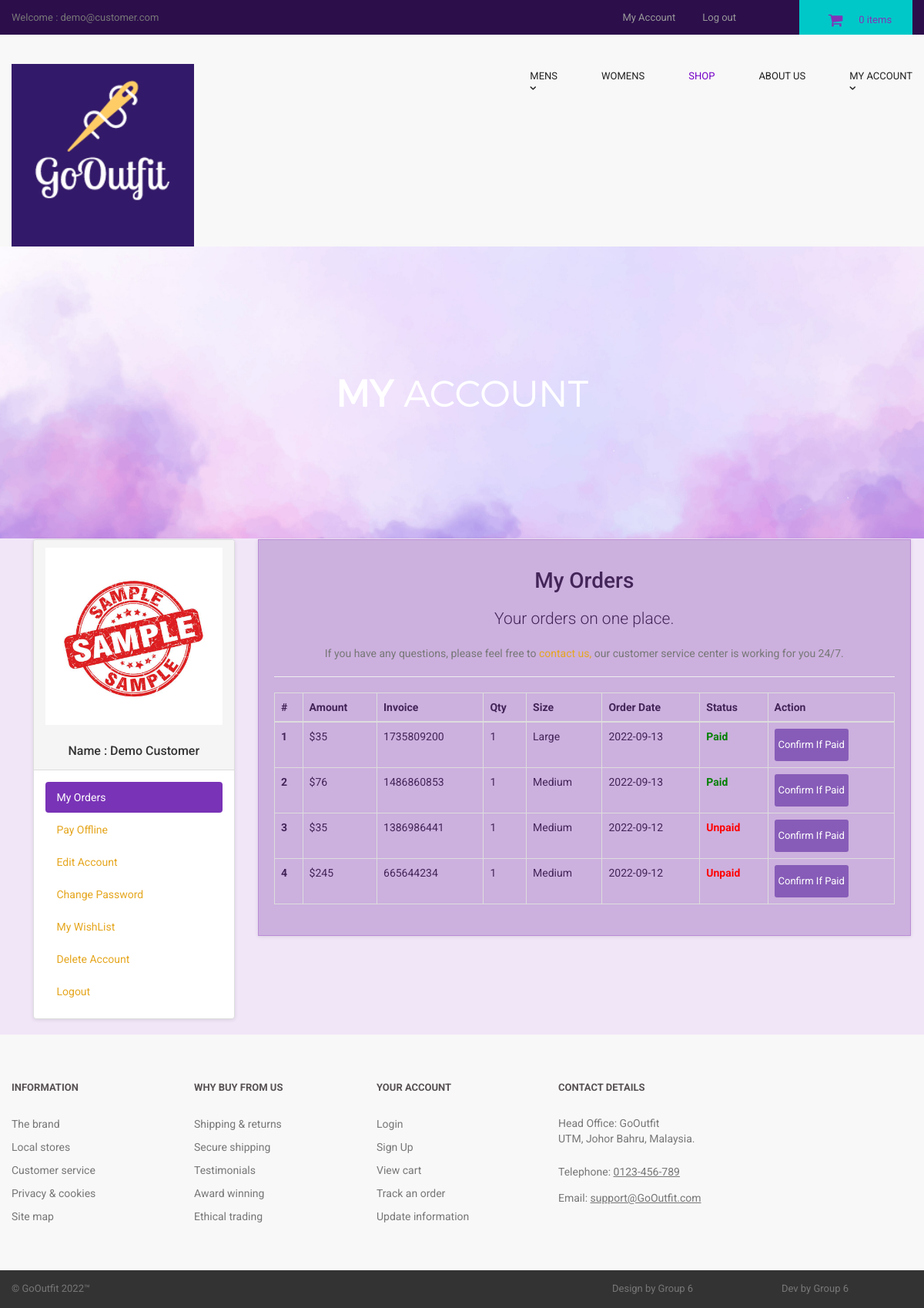
Page /customer/my_account.php?my_orders (signed in) on the committed database.
### tables this page shows
CREATE TABLE `customers` (
  `customer_id` int(10) NOT NULL,
  `customer_name` varchar(255) NOT NULL,
  `customer_email` varchar(255) NOT NULL,
  `customer_pass` varchar(255) NOT NULL,
  `customer_country` text NOT NULL,
  `customer_city` text NOT NULL,
  `customer_contact` varchar(255) NOT NULL,
  `customer_address` text NOT NULL,
  `customer_image` text NOT NULL,
  `customer_ip` varchar(255) NOT NULL,
  `customer_confirm_code` text NOT NULL,
  `verification_code` text NOT NULL,
  `email_verified_at` datetime DEFAULT NULL
);

CREATE TABLE `customer_orders` (
  `order_id` int(10) NOT NULL,
  `customer_id` int(10) NOT NULL,
  `due_amount` int(100) NOT NULL,
  `invoice_no` int(100) NOT NULL,
  `qty` int(10) NOT NULL,
  `size` text NOT NULL,
  `order_date` timestamp NOT NULL DEFAULT current_timestamp() ON UPDATE current_timestamp(),
  `order_status` text NOT NULL
);

### customer/my_orders.php (the view)
<center>
<h1>My Orders</h1>
<p class="lead"> Your orders on one place.</p>
<p class="text-muted" >
If you have any questions, please feel free to <a href="../contact.php" > contact us,</a> our customer service center is working for you 24/7.
</p>
</center>
<hr>
<div class="table-responsive" >
<table class="table table-bordered table-hover" >
<thead>
<tr>
<th>#</th>
<th>Amount</th>
<th>Invoice</th>
<th>Qty</th>
<th>Size</th>
<th>Order Date</th>
<th>Status</th>
<th>Action</th>
</tr>
</thead>
<tbody>
<?php
$customer_session = $_SESSION['customer_email'];
$get_customer = "select * from customers where customer_email='$customer_session'";
$run_customer = mysqli_query($con,$get_customer);
$row_customer = mysqli_fetch_array($run_customer);
$customer_id = $row_customer['customer_id'];
$get_orders = "select * from customer_orders where customer_id='$customer_id'";
$run_orders = mysqli_query($con,$get_orders);
$i = 0;
while($row_orders = mysqli_fetch_array($run_orders)){
$order_id = $row_orders['order_id'];
$due_amount = $row_orders['due_amount'];
$invoice_no = $row_orders['invoice_no'];
$qty = $row_orders['qty'];
$size = $row_orders['size'];
$order_date = substr($row_orders['order_date'],0,11);
$order_status = $row_orders['order_status'];
$i++;
if($order_status=='pending'){
$order_status = "<b style='color:red;'>Unpaid</b>";
}
else{
$order_status = "<b style='color:green;'>Paid</b>";
}
?>
<tr>
<th><?php echo $i; ?></th>
<td>$<?php echo $due_amount; ?></td>
<td><?php echo $invoice_no; ?></td>
<td><?php echo $qty; ?></td>
<td><?php echo $size; ?></td>
<td><?php echo $order_date; ?></td>
<td><?php echo $order_status; ?></td>
<td>
<a href="confirm.php?order_id=<?php echo $order_id; ?>" target="blank" class="btn btn-success btn-xs" > Confirm If Paid </a>
</td>
</tr>
<?php } ?>
</tbody>
</table>
</div>

### customer/includes/sidebar.php
<div class="panel panel-default sidebar-menu">
<div class="panel-heading">
<?php
$customer_session = $_SESSION['customer_email'];
$get_customer = "select * from customers where customer_email='$customer_session'";
$run_customer = mysqli_query($con,$get_customer);
$row_customer = mysqli_fetch_array($run_customer);
$customer_image = $row_customer['customer_image'];
$customer_name = $row_customer['customer_name'];
if(!isset($_SESSION['customer_email'])){
}
else {
echo "
<center>
<img src='customer_images/$customer_image' class='img-responsive'>
</center>
<br>
<h3 align='center' class='panel-title'> Name : $customer_name </h3>
";
}
?>
</div>
<div class="panel-body">
<ul class="nav nav-pills nav-stacked">
<li class="<?php if(isset($_GET['my_orders'])){ echo "active"; } ?>">
<a href="my_account.php?my_orders"> <i class="fa fa-list"> </i> My Orders </a>
</li>
<li class="<?php if(isset($_GET['pay_offline'])){ echo "active"; } ?>">
<a href="my_account.php?pay_offline"> <i class="fa fa-bolt"></i> Pay Offline </a>
</li>
<li class="<?php if(isset($_GET['edit_account'])){ echo "active"; } ?>">
<a href="my_account.php?edit_account"> <i class="fa fa-pencil"></i> Edit Account </a>
</li>
<li class="<?php if(isset($_GET['change_pass'])){ echo "active"; } ?>">
<a href="my_account.php?change_pass"> <i class="fa fa-user"></i> Change Password </a>
</li>
<li class="<?php if(isset($_GET['my_wishlist'])){ echo "active"; } ?>">
<a href="my_account.php?my_wishlist"> <i class="fa fa-heart"></i> My WishList </a>
</li>
<li class="<?php if(isset($_GET['delete_account'])){ echo "active"; } ?>">
<a href="my_account.php?delete_account"> <i class="fa fa-trash-o"></i> Delete Account </a>
</li>
<li>
<a href="logout.php"> <i class="fa fa-sign-out"></i> Logout </a>
</li>
</ul>
</div>
</div>

### customer/styles/backend.css (style rules this page uses)
html { font-family: "Roboto", Helvetica, Arial, sans-serif; line-height: 1.15; -ms-text-size-adjust: 100%; -webkit-text-size-adjust: 100% }
body { margin: 0 }
h1 { font-size: 2em; margin: .67em 0 }
hr { box-sizing: content-box; height: 0; overflow: visible }
a { background-color: transparent; -webkit-text-decoration-skip: objects }
b, strong { font-weight: inherit; font-weight: bolder }
img { border-style: none }
html { box-sizing: border-box }
body { min-width: 1190px; font-family: Montserrat, sans-serif; font-weight: 400; background-color: #e3d5ec;; }
img { max-width: 100%; height: auto }
.btn { display: inline-block; vertical-align: top; font-size: 13px; line-height: 40px; text-decoration: none; -webkit-transition: .3s; transition: .3s }

### styles/style.css (style rules this page uses)
body { font-family: "Roboto", Helvetica, Arial, sans-serif; font-size: 14px; line-height: 1.42857143; color: #442559; background-color: #af6bd92a; overflow-x: hidden; }
#content .panel.sidebar-menu { box-sizing: border-box; box-shadow: 0 1px 5px rgba(0, 0, 0, 0.1); }
#content .panel.sidebar-menu h3 { padding: 5px 0; margin: 0; }

### rows in the picture
customers: customer_image (picture), customer_name "Demo Customer"
customer_orders: due_amount "35", invoice_no "1735809200", qty "1", size "Large", order_date "2022-09-13", order_status "Paid"
customer_orders: due_amount "76", invoice_no "1486860853", qty "1", size "Medium", order_date "2022-09-13", order_status "Paid"
customer_orders: due_amount "35", invoice_no "1386986441", qty "1", size "Medium", order_date "2022-09-12", order_status "Unpaid"
customer_orders: due_amount "245", invoice_no "665644234", qty "1", size "Medium", order_date "2022-09-12", order_status "Unpaid"

### other values in the picture
$_SESSION['customer_email'] "demo@customer.com"
$count_items "0"
